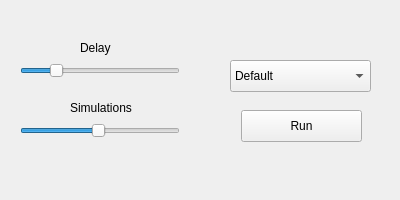
<?xml version="1.0" encoding="UTF-8"?>
<ui version="4.0">
 <class>test</class>
 <widget class="QWidget" name="test">
  <property name="geometry">
   <rect>
    <x>0</x>
    <y>0</y>
    <width>400</width>
    <height>200</height>
   </rect>
  </property>
  <property name="windowTitle">
   <string>test</string>
  </property>
  <widget class="QPushButton" name="pushButton">
   <property name="geometry">
    <rect>
     <x>241</x>
     <y>110</y>
     <width>121</width>
     <height>32</height>
    </rect>
   </property>
   <property name="text">
    <string>Run</string>
   </property>
  </widget>
  <widget class="QSlider" name="horizontalSlider">
   <property name="geometry">
    <rect>
     <x>20</x>
     <y>60</y>
     <width>160</width>
     <height>22</height>
    </rect>
   </property>
   <property name="maximum">
    <number>100</number>
   </property>
   <property name="value">
    <number>20</number>
   </property>
   <property name="orientation">
    <enum>Qt::Horizontal</enum>
   </property>
  </widget>
  <widget class="QComboBox" name="comboBox">
   <property name="geometry">
    <rect>
     <x>230</x>
     <y>60</y>
     <width>141</width>
     <height>32</height>
    </rect>
   </property>
   <item>
    <property name="text">
     <string>Default</string>
    </property>
   </item>
   <item>
    <property name="text">
     <string>Tokyo Night</string>
    </property>
   </item>
  </widget>
  <widget class="QSlider" name="horizontalSlider_2">
   <property name="geometry">
    <rect>
     <x>20</x>
     <y>120</y>
     <width>160</width>
     <height>22</height>
    </rect>
   </property>
   <property name="minimum">
    <number>1</number>
   </property>
   <property name="maximum">
    <number>60</number>
   </property>
   <property name="value">
    <number>30</number>
   </property>
   <property name="orientation">
    <enum>Qt::Horizontal</enum>
   </property>
  </widget>
  <widget class="QLabel" name="label">
   <property name="geometry">
    <rect>
     <x>80</x>
     <y>40</y>
     <width>58</width>
     <height>16</height>
    </rect>
   </property>
   <property name="text">
    <string>Delay</string>
   </property>
  </widget>
  <widget class="QLabel" name="label_2">
   <property name="geometry">
    <rect>
     <x>70</x>
     <y>100</y>
     <width>71</width>
     <height>16</height>
    </rect>
   </property>
   <property name="text">
    <string>Simulations</string>
   </property>
  </widget>
 </widget>
 <resources/>
 <connections/>
</ui>
